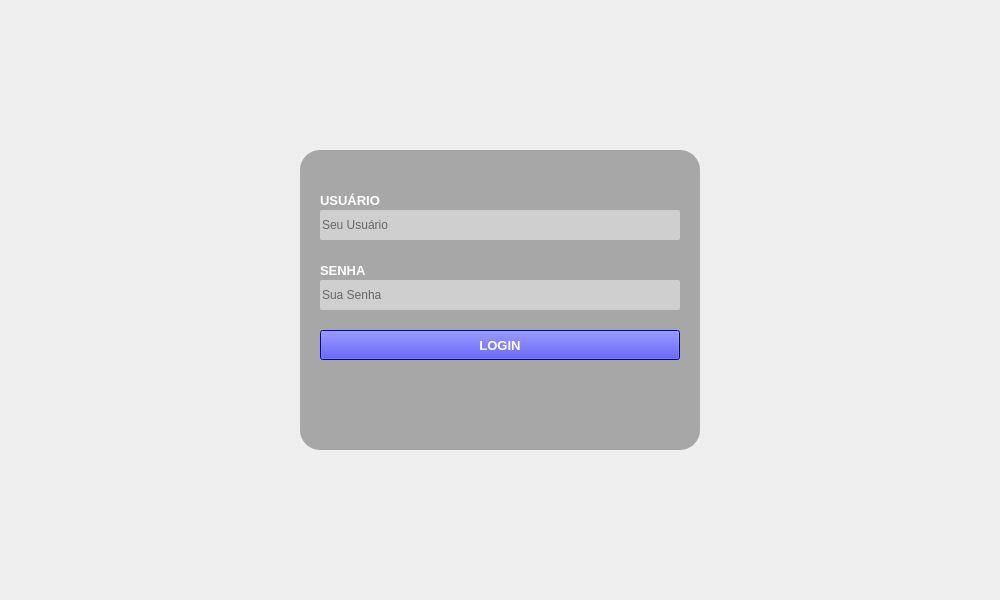
<?xml version="1.0" encoding="UTF-8"?>
<ui version="4.0">
 <class>ct_login</class>
 <widget class="QFrame" name="ct_login">
  <property name="geometry">
   <rect>
    <x>0</x>
    <y>0</y>
    <width>1000</width>
    <height>600</height>
   </rect>
  </property>
  <property name="windowTitle">
   <string>Frame</string>
  </property>
  <widget class="QFrame" name="frame_login">
   <property name="geometry">
    <rect>
     <x>300</x>
     <y>150</y>
     <width>400</width>
     <height>300</height>
    </rect>
   </property>
   <property name="styleSheet">
    <string notr="true">QFrame {
background: rgba(0, 0, 0, 30%);
border: none;
border-radius: 20px
}</string>
   </property>
   <property name="frameShape">
    <enum>QFrame::StyledPanel</enum>
   </property>
   <property name="frameShadow">
    <enum>QFrame::Raised</enum>
   </property>
   <widget class="QLabel" name="lb_FormCompra_4">
    <property name="geometry">
     <rect>
      <x>20</x>
      <y>40</y>
      <width>120</width>
      <height>20</height>
     </rect>
    </property>
    <property name="styleSheet">
     <string notr="true">QLabel{
font-size: 13px;
font-family: &quot;Arial&quot;;
font-weight: bold;
color: #FFF;
background: none
}</string>
    </property>
    <property name="text">
     <string>USUÁRIO</string>
    </property>
   </widget>
   <widget class="QLineEdit" name="tx_user">
    <property name="geometry">
     <rect>
      <x>20</x>
      <y>60</y>
      <width>360</width>
      <height>30</height>
     </rect>
    </property>
    <property name="mouseTracking">
     <bool>true</bool>
    </property>
    <property name="focusPolicy">
     <enum>Qt::WheelFocus</enum>
    </property>
    <property name="styleSheet">
     <string notr="true">QLineEdit{
background: #CFCFCF;
border-radius: 2px;
color: #000;
font: 13px &quot;Arial&quot; ;
background: url(:/Images/Images/user.png) right center no-repeat;

}
QLineEdit:Focus {
border: 1px solid red;
}</string>
    </property>
    <property name="text">
     <string/>
    </property>
    <property name="frame">
     <bool>false</bool>
    </property>
    <property name="cursorPosition">
     <number>0</number>
    </property>
    <property name="alignment">
     <set>Qt::AlignLeading|Qt::AlignLeft|Qt::AlignVCenter</set>
    </property>
    <property name="placeholderText">
     <string>Seu Usuário</string>
    </property>
   </widget>
   <widget class="QLabel" name="lb_FormCompra_5">
    <property name="geometry">
     <rect>
      <x>20</x>
      <y>110</y>
      <width>120</width>
      <height>20</height>
     </rect>
    </property>
    <property name="styleSheet">
     <string notr="true">QLabel{
font-size: 13px;
font-family: &quot;Arial&quot;;
font-weight: bold;
color: #FFF;
background: none
}</string>
    </property>
    <property name="text">
     <string>SENHA</string>
    </property>
   </widget>
   <widget class="QLineEdit" name="tx_senha">
    <property name="geometry">
     <rect>
      <x>20</x>
      <y>130</y>
      <width>360</width>
      <height>30</height>
     </rect>
    </property>
    <property name="mouseTracking">
     <bool>true</bool>
    </property>
    <property name="focusPolicy">
     <enum>Qt::WheelFocus</enum>
    </property>
    <property name="styleSheet">
     <string notr="true">QLineEdit{
background: #CFCFCF;
border-radius: 2px;
color: #000;
font: 13px &quot;Arial&quot; ;
background: url(':Images/Images/senha.png') right center no-repeat

}
QLineEdit:Focus {
border: 1px solid red;
}</string>
    </property>
    <property name="text">
     <string/>
    </property>
    <property name="frame">
     <bool>false</bool>
    </property>
    <property name="echoMode">
     <enum>QLineEdit::Password</enum>
    </property>
    <property name="cursorPosition">
     <number>0</number>
    </property>
    <property name="alignment">
     <set>Qt::AlignLeading|Qt::AlignLeft|Qt::AlignVCenter</set>
    </property>
    <property name="readOnly">
     <bool>false</bool>
    </property>
    <property name="placeholderText">
     <string>Sua Senha</string>
    </property>
   </widget>
   <widget class="QPushButton" name="bt_login">
    <property name="geometry">
     <rect>
      <x>20</x>
      <y>180</y>
      <width>360</width>
      <height>30</height>
     </rect>
    </property>
    <property name="font">
     <font>
      <family>Tahoma</family>
      <pointsize>10</pointsize>
      <weight>75</weight>
      <bold>true</bold>
     </font>
    </property>
    <property name="cursor">
     <cursorShape>PointingHandCursor</cursorShape>
    </property>
    <property name="focusPolicy">
     <enum>Qt::NoFocus</enum>
    </property>
    <property name="contextMenuPolicy">
     <enum>Qt::ActionsContextMenu</enum>
    </property>
    <property name="styleSheet">
     <string notr="true">QPushButton {
background-color: rgb(0, 0, 255);
color: #FFF
 }
QPushButton:hover{
background-color: rgb(0, 85, 255);
}
</string>
    </property>
    <property name="text">
     <string>LOGIN</string>
    </property>
    <property name="iconSize">
     <size>
      <width>75</width>
      <height>35</height>
     </size>
    </property>
   </widget>
   <widget class="QLabel" name="lb_alert">
    <property name="geometry">
     <rect>
      <x>20</x>
      <y>220</y>
      <width>360</width>
      <height>30</height>
     </rect>
    </property>
    <property name="styleSheet">
     <string notr="true">QLabel{
font-size: 13px;
font-family: &quot;Arial&quot;;
font-weight: bold;
color: #FFF;
background: none
}</string>
    </property>
    <property name="text">
     <string/>
    </property>
    <property name="alignment">
     <set>Qt::AlignCenter</set>
    </property>
   </widget>
  </widget>
 </widget>
 <resources>
  <include location="../Imagens.qrc"/>
 </resources>
 <connections/>
</ui>
